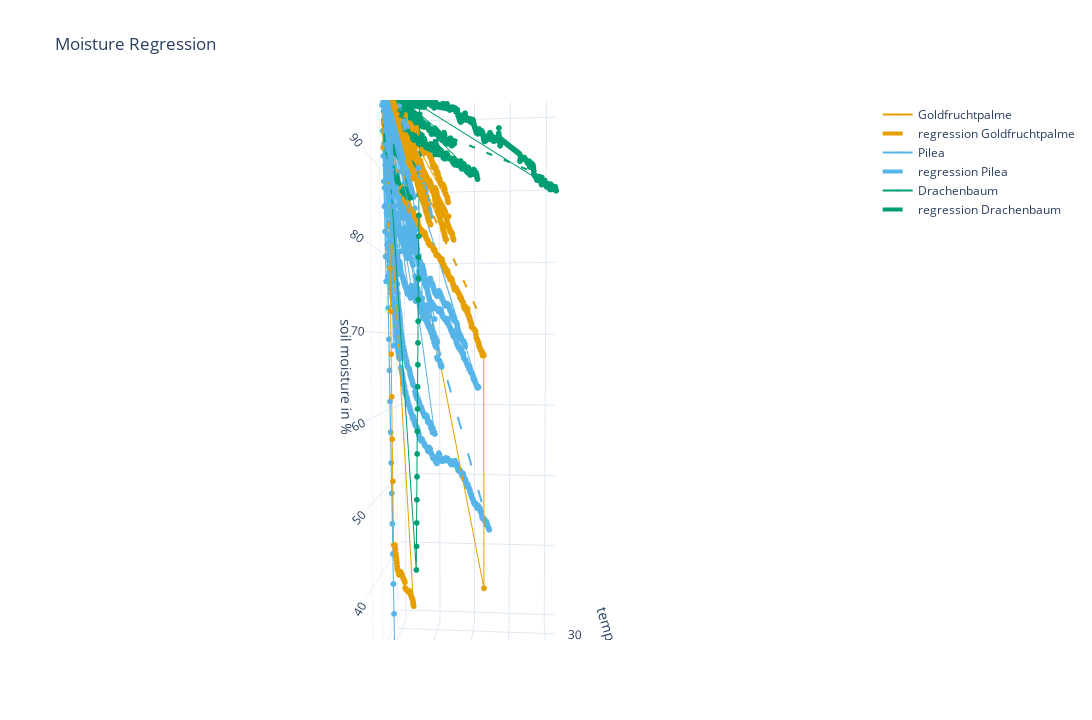

The cell this chart's notebook holds for it:
### Markdown cell above
## Plots

### Code cell
figure = go.Figure(
    layout=go.Layout(
        title="Moisture Regression",
        width=1280,
        height=720,
        template="plotly_white",
    )
)

for index, plant in enumerate(PLANTS):
    figure.add_trace(
        go.Scatter3d(
            x=all_decending_dfs[all_decending_dfs["plant"] == plant]["offset"],
            y=all_decending_dfs[all_decending_dfs["plant"] == plant][
                "soil moisture in %"
            ],
            z=all_decending_dfs[all_decending_dfs["plant"] == plant][
                "temperature in °C"
            ],
            # mode="markers",
            name=plant,
            opacity=1,
            marker=dict(color=COLORS[index], size=2),
            line=dict(color=COLORS[index], width=2),
        )
    )
    poly_x, poly_y = polyfits[plant].linspace(100)
    poly_z = tuple(
        repeat(
            all_decending_dfs[all_decending_dfs["plant"] == plant][
                "temperature in °C"
            ].median(),
            100,
        )
    )
    figure.add_trace(
        go.Scatter3d(
            x=poly_x,
            y=poly_y,
            z=poly_z,
            mode="lines",
            name=f"regression {plant}",
            opacity=1,
            line=dict(color=COLORS[index], width=4, dash="longdash"),
        )
    )

figure.update_scenes(
    dict(
        zaxis_autorange="reversed",
        xaxis_title="Time after last watering in days",
        yaxis_title="soil moisture in %",
        zaxis_title="temperature in °C",
    )
)

figure.update_layout(
    scene_camera=dict(
        up=dict(x=0, y=1, z=0),
        eye=dict(x=0.2, y=0.1, z=2.5),
    )
)

figure.write_html("./dist/moisture_regression.html")
figure.show()
